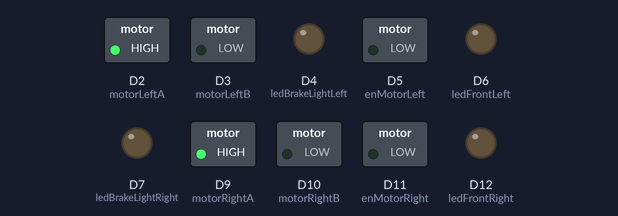
The sketch below on a simulated Arduino Nano 33 IoT. Parts: switched loads named in the sketch (green lamp = pin HIGH), output pins drawn as LEDs (lit = HIGH). Nothing arrives over Bluetooth unless stated; a phone connects over Bluetooth LE 3 s after start; what the sketch prints to the serial monitor is not drawn.

Above: at 0.05 s.
Timing chart, 0 to 3.0 s (numbered marks = the images above):
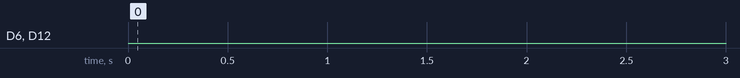

Measured:
- by itself, D6 (ledFrontLeft), D12 (ledFrontRight): LOW → HIGH at 3.1 s, → LOW 0.10 s later, → HIGH 0.10 s later, → LOW 0.10 s later, … (1268 changes in this stretch)

The sketch:

era_rc.ino.ino
```cpp
#include <ArduinoBLE.h>
#define DEBUG false

// Start-up BLE procedure for controlling motor speed
const char* uuidSpeedService = "46126124-aa6c-11eb-bcbc-0242ac130002";
const char* uuidOfLeftSpeed = "461263fe-aa6c-11eb-bcbc-0242ac130002";
const char* uuidOfRightSpeed = "461264f8-aa6c-11eb-bcbc-0242ac130002";
const char* uuidOfLightService = "952f05b6-af47-11eb-8529-0242ac130003";
const char* uuidOfLightOn = "952f0804-af47-11eb-8529-0242ac130003";
const char* uuidOfLightLeftBlinker = "952f08ea-af47-11eb-8529-0242ac130003";
const char* uuidOfLightRightBlinker = "952f09b2-af47-11eb-8529-0242ac130003";

// Set up BLE Speed services
BLEService speedService(uuidSpeedService);
BLEByteCharacteristic leftSpeed(uuidOfLeftSpeed, BLEWriteWithoutResponse | BLEWrite | BLENotify);
BLEByteCharacteristic rightSpeed(uuidOfRightSpeed, BLEWriteWithoutResponse | BLEWrite | BLENotify);

BLEService lightService(uuidOfLightService);
BLEBoolCharacteristic lightsOn(uuidOfLightOn, BLEWriteWithoutResponse | BLEWrite | BLENotify);
BLEBoolCharacteristic lightsBlinkerLeftOn(uuidOfLightLeftBlinker, BLEWriteWithoutResponse | BLEWrite | BLENotify);
BLEBoolCharacteristic lightsBlinkerRightOn(uuidOfLightRightBlinker, BLEWriteWithoutResponse | BLEWrite | BLENotify);

// Motor pins
int motorLeftA = 2;
int motorLeftB = 3;
int motorRightA = 9;
int motorRightB = 10;
int enMotorRight = 11;
int enMotorLeft = 5;

// Braking lights leds
int ledBrakeLightLeft = 4;
int ledBrakeLightRight = 7;

// Front lights, both full and blinking.
int ledFrontLeft = 6;
int ledFrontRight = 12;

// Keep track of previous speed to engage brakelights.
int prev_left_speed = 0;
int prev_right_speed = 0;

// Keep track of lightstatus
int lightsOnStatus = 2;
int blinkerLeftStatus = 2;
int blinkerRightStatus = 2;

void setup() {
//  if (DEBUG) {
//    Serial.begin(9600);
//    while (!Serial) {
//      Serial.println("SERIAL not started");
//    }
//  }

  Serial.println("Starting...");
  if (!BLE.begin()) {
    Serial.println("starting BLE failed!");

    while (1);
  }

  Serial.println("BLE has started");
  BLE.setLocalName("Stella Era-RC '21");

  BLE.setAdvertisedService(speedService);
  BLE.setAdvertisedService(lightService);
  speedService.addCharacteristic(leftSpeed);
  speedService.addCharacteristic(rightSpeed);
  lightService.addCharacteristic(lightsOn);
  lightService.addCharacteristic(lightsBlinkerLeftOn);
  lightService.addCharacteristic(lightsBlinkerRightOn);

  BLE.addService(speedService);
  BLE.addService(lightService);

  pinMode(motorLeftA, OUTPUT);
  pinMode(motorLeftB, OUTPUT);
  pinMode(enMotorLeft, OUTPUT);
  pinMode(motorRightA, OUTPUT);
  pinMode(motorRightB, OUTPUT);
  pinMode(enMotorRight, OUTPUT);
  pinMode(ledBrakeLightLeft, OUTPUT);
  pinMode(ledBrakeLightRight, OUTPUT);
  pinMode(ledFrontLeft, OUTPUT);
  pinMode(ledFrontRight, OUTPUT);

  digitalWrite(motorLeftA, HIGH);
  digitalWrite(motorLeftB, LOW);
  digitalWrite(motorRightA, HIGH);
  digitalWrite(motorRightB, LOW);
  digitalWrite(ledBrakeLightLeft, LOW);
  digitalWrite(ledBrakeLightRight, LOW);
  digitalWrite(ledFrontLeft, LOW);
  digitalWrite(ledFrontRight, LOW);
  analogWrite(enMotorLeft, 0);
  analogWrite(enMotorRight, 0);

  lightsOn.setEventHandler(BLEWritten, bleLightsOnEvent);
  lightsBlinkerLeftOn.setEventHandler(BLEWritten, bleLeftBlinkerService);
  lightsBlinkerRightOn.setEventHandler(BLEWritten, bleRightBlinkerService);

  BLE.advertise();
}

void loop() {
  BLEDevice central = BLE.central();
  if (central) {
    Serial.println("Connected to Stella Drive app");

    while(central.connected()) {
      delay(100);

      // Write motor speeds and handle brake lights
      int leftMotorSpeed = leftSpeed.value();
      int rightMotorSpeed = rightSpeed.value();
      if (leftMotorSpeed < prev_left_speed && rightMotorSpeed < prev_right_speed) {
        digitalWrite(ledBrakeLightLeft, HIGH);
        digitalWrite(ledBrakeLightRight, HIGH);
      } else {
        digitalWrite(ledBrakeLightLeft, LOW);
        digitalWrite(ledBrakeLightRight, LOW);
      }
      analogWrite(enMotorLeft, leftMotorSpeed);
      analogWrite(enMotorRight, rightMotorSpeed);
      prev_left_speed = leftMotorSpeed;
      prev_right_speed = rightMotorSpeed;

      // Check if BLE events have changed
      BLE.poll();

      // Handle light services
      if (blinkerLeftStatus) {
        if (digitalRead(ledFrontLeft) == LOW) {
          digitalWrite(ledFrontLeft, HIGH);
        } else {
          digitalWrite(ledFrontLeft, LOW);
        }
      } else {
        digitalWrite(ledFrontLeft, lightsOnStatus);
      }

      if (blinkerRightStatus) {
        if (digitalRead(ledFrontRight) == LOW) {
          digitalWrite(ledFrontRight, HIGH);
        } else {
          digitalWrite(ledFrontRight, LOW);
        }
      } else {
        digitalWrite(ledFrontRight, lightsOnStatus);
      }
    }
  }
}

void bleLightsOnEvent(BLEDevice central, BLECharacteristic characteristic) {
  Serial.println("Event callback for ledOn called");
  if (lightsOnStatus == 0) {
    Serial.println("Turning light on.");
    lightsOnStatus = 1;
    digitalWrite(ledFrontLeft, HIGH);
    digitalWrite(ledFrontRight, HIGH);
  } else {
    Serial.println("Turning light off.");
    lightsOnStatus = 0;
    digitalWrite(ledFrontLeft, LOW);
    digitalWrite(ledFrontRight, LOW);
  }
}

void bleLeftBlinkerService(BLEDevice central, BLECharacteristic characteristic) {
  if (blinkerLeftStatus == 0) {
    blinkerLeftStatus = 1;
    digitalWrite(ledFrontLeft, HIGH);
  } else {
    blinkerLeftStatus = 0;
    digitalWrite(ledFrontLeft, LOW);
  }
}

void bleRightBlinkerService(BLEDevice central, BLECharacteristic characteristic) {
  if (blinkerRightStatus == 0) {
    blinkerRightStatus = 1;
    digitalWrite(ledFrontRight, HIGH);
  } else {
    blinkerRightStatus = 0;
    digitalWrite(ledFrontRight, LOW);
  }
}
```
